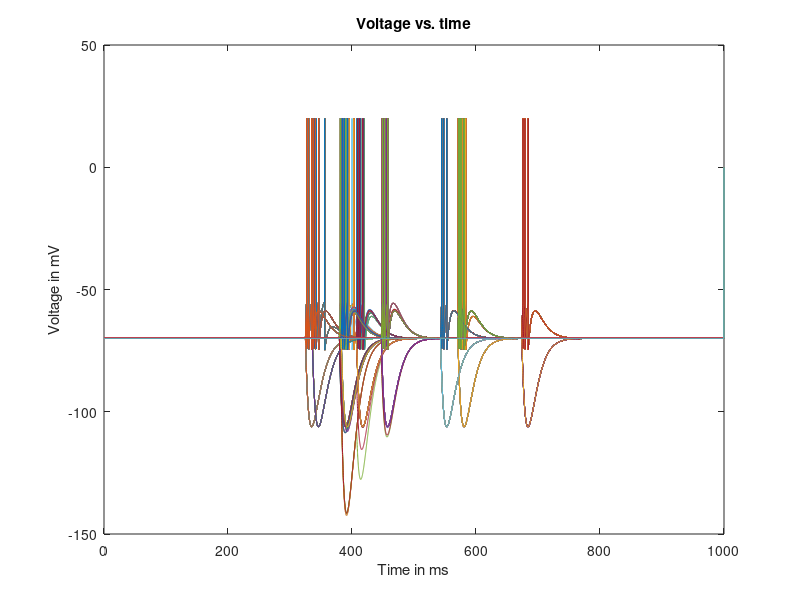

Source code (MATLAB): (Note: this script raises an error after producing the figure.)
% Lab 2: Build an integrate-and-fire model neuron and observe its spiking  
%             for various levels of injected current 

clear
close all
clc


%DEFINE PARAMETERS 
inpN = 100;             % Number of input neurons to one output neuron
inpConn = .1;           % 10% connection probability for input to output
exc_exc_Conn = .1;      % 10% connection probability for recurrent exc

N = 1000;
inhProb = .2;

k_inh = 1*(rand(N,1)<inhProb);
k_exc = ~k_inh;
inhInds = find(k_exc~=1);
excInds = find(k_exc==1);

numExc = length(excInds);
numInh = length(inhInds);

dt = 0.1;               % time step [ms] 
t_end = 1000;           % total time of run [ms] 
t_StimStart = 100;      % time to start injecting current [ms] 
t_StimEnd = 400;        % time to end injecting current [ms] 
E_L = -70;              % resting membrane potential [mV] 
V_th = -55;             % spike thrhttps://www.sockdreams.com/samba-patchwork-texture-tights.htmleshold [mV] 
V_reset = -75;          % value to reset voltage to after a spike [mV] 
V_spike = 20;           % value to draw a spike to, when cell spikes [mV] 
R_m = 10;               % membrane resistance [MOhm]. NOTE: If high, is more sensitive to injected current.
tau = 10;               % membrane time constant [ms] 
f_rate = 0.0002;         % ms^-1

T = ceil(1000/dt);      % Number of time steps per ms.

%DEFINE INITIAL VALUES AND VECTORS TO HOLD RESULTS 
t_vect = 0:dt:t_end;                        % will hold vector of times 
V_vect = zeros(N,length(t_vect));           % initialize the voltage vector (runs faster)
V_plot_vect = zeros(N,length(t_vect));      % pretty version of V_vect to be plotted, that displays a spike 
                                            % whenever voltage reaches threshold 
                                      % index denoting which element of V is being assigned 
V_inf = zeros(N,1);
V_vect(:,1)= E_L;                             % first element of V, i.e. value of V at t=0 
V_plot_vect(:,1) = V_vect(1);                 % if no spike, then just plot the actual voltage V 

%INTEGRATE THE EQUATION tau*dV/dt = -V + E_L + I_e*R_m 
I_Stim = 1.51;                                  % magnitude of pulse of injected current [nA] 
I_e_vect = zeros(1,t_StimStart/dt);             % portion of I_e_vect from t=0 to t=t_StimStart 
I_e_vect = [I_e_vect  I_Stim*ones(1,1+ ...
    ((t_StimEnd-t_StimStart)/dt))];             % add portion from t=t_StimStart to t=t_StimEnd 
I_e_vect = [I_e_vect  zeros(1, ...
    (t_end-t_StimEnd)/dt)];                     % add portion from t=t_StimEnd to t=t_end 


g_in = zeros(inpN,1);
E_in = zeros(inpN,1);
w_in = 0.07 * (rand(N,inpN) < inpConn);
w_exc_exc = 0.05 * (rand(numExc,numExc) < exc_exc_Conn);

% SYNAPTIC INPUT MODEL
% I_syn = sum(w_in*g_in(t)*(E_in-v(t))
% g_in = g_in/tau
% To compute avg firing rate, want # spikes/ sec.
% Interspike interval: time between ith and i+1th spike (is). Corresp. FR
% is 1/tisi.

numSpk = zeros(N,1);        % hold number of spikes that have occurred for this neuron.
spkMat = zeros(N,length(t_vect));   % hold spikes per neuron over time to make a raster plot
for t=1:T-1   %loop through values of t in steps of dt ms   
    if t*dt > 200 && t*dt < 700 % provide input current over ms = 200:700
        p = rand(inpN,1)<f_rate*dt;
    else
        p = 0;
    end
    
    % update conductance of g_in
    g_in = g_in + p;
    I_app = w_in * (g_in .* E_in)-(w_in * g_in) .* V_vect(t);
    I_app = I_app - (w_in * g_in) .* V_vect(t);
    
    g_in = (1-dt/tau) * g_in;
    
    V_inf(excInds) = E_L + I_app(excInds)*R_m;        
    V_inf(inhInds) = E_L - I_app(inhInds)*R_m;
    % value that V_vect is exponentially decaying towards at this time step 
    % next line does the integration update rule 
    V_vect(:,t+1) = V_inf + (V_vect(:,t) - V_inf)*exp(-dt/tau);
    
    inds_spk = find(V_vect(:,t+1) > V_th);
    inds_noSpk = find(V_vect(:,t+1) <= V_th);
    
%     if any(V_vect(:,t+1)>V_th)
%         disp('at least one cell spiked');
%         pause
%     end

    %if (V_vect(:,t+1) > V_th)                 % cell spiked 
            V_vect(inds_spk,t+1) = V_reset;          % set voltage back to V_reset 
            V_plot_vect(inds_spk,t+1) = V_spike;     % set vector that will be plotted to show a spike here 
            numSpk(inds_spk) = numSpk(inds_spk) + 1;
            spkMat(inds_spk,t) = 1;
    %else   
%             % voltage didn't cross threshold so cell does not spike
%             V_plot_vect(t+1) = V_vect(t+1); % plot the actual voltage 
            V_plot_vect(inds_noSpk,t+1) = V_vect(inds_noSpk,t+1);
    %end  
   
end 

avgFR = 1000*numSpk/(t_StimEnd-t_StimStart);     % gives us average FR in Hz.

%MAKE PLOTS 
figure(1) 
plot(t_vect, V_plot_vect);   
title('Voltage vs. time'); 
xlabel('Time in ms'); 
ylabel('Voltage in mV'); 

figure;
grpID = 'Hidden Layer';
plotRaster(spkMat,grpID,excInds,inhInds);